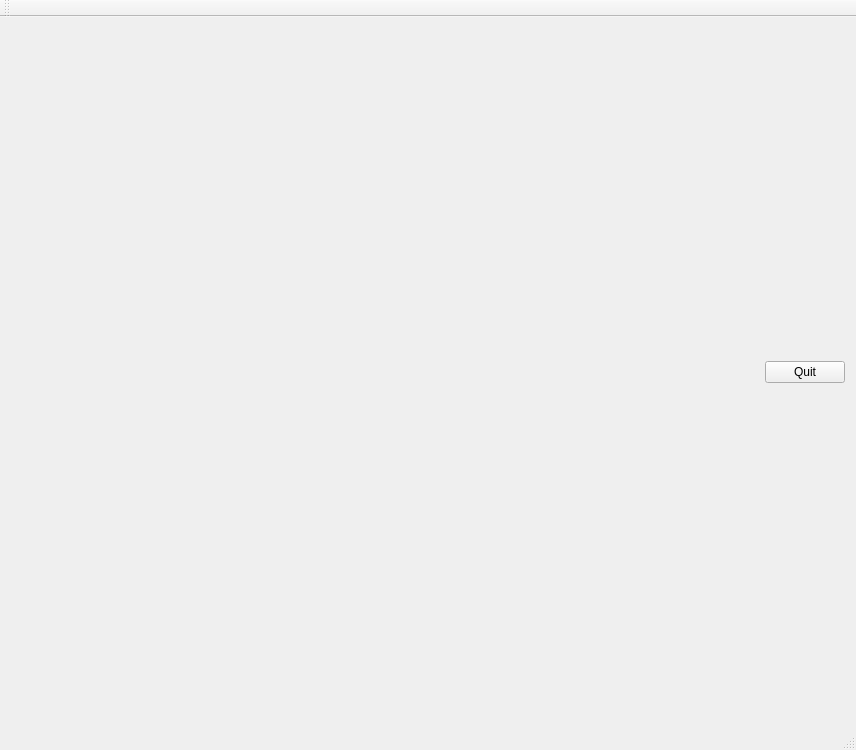
<?xml version="1.0" encoding="UTF-8"?>
<ui version="4.0">
 <class>MainWindow</class>
 <widget class="QMainWindow" name="MainWindow">
  <property name="geometry">
   <rect>
    <x>0</x>
    <y>0</y>
    <width>856</width>
    <height>750</height>
   </rect>
  </property>
  <property name="focusPolicy">
   <enum>Qt::NoFocus</enum>
  </property>
  <property name="windowTitle">
   <string>Meatballs</string>
  </property>
  <widget class="QWidget" name="centralWidget">
   <layout class="QHBoxLayout" name="horizontalLayout">
    <item>
     <widget class="MyPanelOpenGL" name="panelGL" native="true">
      <property name="sizePolicy">
       <sizepolicy hsizetype="Expanding" vsizetype="Expanding">
        <horstretch>0</horstretch>
        <verstretch>0</verstretch>
       </sizepolicy>
      </property>
      <property name="focusPolicy">
       <enum>Qt::StrongFocus</enum>
      </property>
      <property name="acceptDrops">
       <bool>false</bool>
      </property>
     </widget>
    </item>
    <item>
     <widget class="QPushButton" name="pushButton">
      <property name="text">
       <string>Quit</string>
      </property>
     </widget>
    </item>
   </layout>
  </widget>
  <widget class="QMenuBar" name="menuBar">
   <property name="geometry">
    <rect>
     <x>0</x>
     <y>0</y>
     <width>856</width>
     <height>19</height>
    </rect>
   </property>
  </widget>
  <widget class="QToolBar" name="mainToolBar">
   <attribute name="toolBarArea">
    <enum>TopToolBarArea</enum>
   </attribute>
   <attribute name="toolBarBreak">
    <bool>false</bool>
   </attribute>
  </widget>
  <widget class="QStatusBar" name="statusBar"/>
 </widget>
 <layoutdefault spacing="6" margin="11"/>
 <customwidgets>
  <customwidget>
   <class>MyPanelOpenGL</class>
   <extends>QWidget</extends>
   <header>mypanelopengl.h</header>
   <container>1</container>
   <slots>
    <slot>changeSides(int)</slot>
    <slot>changeRadius(double)</slot>
   </slots>
  </customwidget>
 </customwidgets>
 <resources/>
 <connections>
  <connection>
   <sender>pushButton</sender>
   <signal>clicked()</signal>
   <receiver>MainWindow</receiver>
   <slot>close()</slot>
   <hints>
    <hint type="sourcelabel">
     <x>632</x>
     <y>294</y>
    </hint>
    <hint type="destinationlabel">
     <x>576</x>
     <y>252</y>
    </hint>
   </hints>
  </connection>
 </connections>
</ui>
